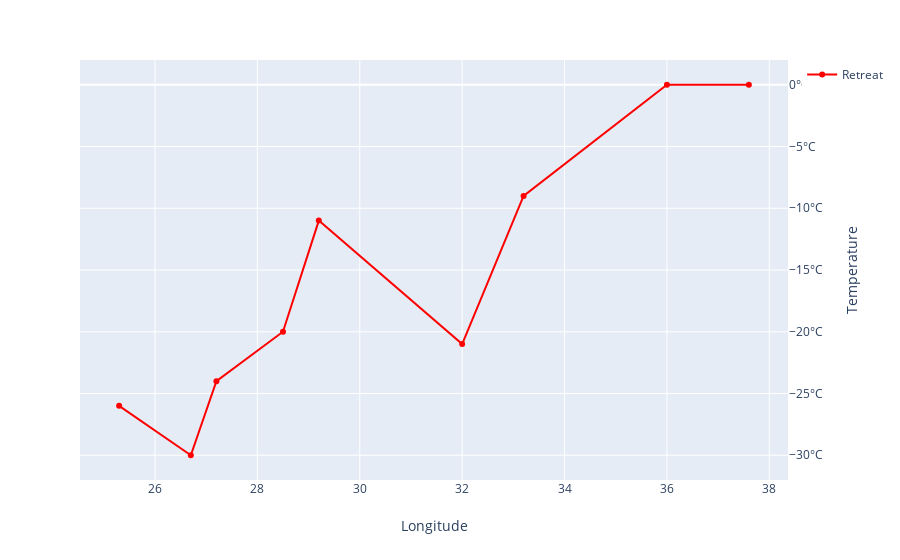

The notebook cell this image was saved under:
### Markdown cell above
## Combine the above plots (Cities, Troops paths and temperature variation)

### Code cell
import plotly.express as px
fig = (px.scatter_mapbox(df_troops_1, lat="lat", lon="long", size="survivors", color="direction",
           hover_name="survivors", size_max=38, zoom=5.1).update_traces(mode='lines+markers',showlegend=True,
           line=dict(width=2.5
            )))



fig.add_trace( go.Scattermapbox(
        lat=df_cities['lat'],
        lon=df_cities['long'],
        mode='markers+text',
        showlegend = False,
        textposition = "top center",
        marker=go.scattermapbox.Marker(
            size=9,
            color = "black"
            
        ),
            textfont=dict(
                color='black',
                family = 'Times New Roman'
            ),
        text=df_cities['city'],
    ))

fig.update_layout(
      title={
        'text': "Advance and Retreat path of Troops (Group-1)",
        'y':0.95,
        'x':0.5,
        'xanchor': 'center',
        'yanchor': 'top'},
    xaxis = dict(
        title_standoff = 25),
    yaxis = dict(
        title_standoff = 25))

fig.show()


df_temp = pd.read_csv('minard-temp.csv')
df_temp.head()

fig = (px.line(df_temp, x="long", y="temp").update_traces(mode='lines+markers',name="Retreat",showlegend=True,
                                                                                line=dict(color='red')))

fig.update_layout(
      title={
        'x':0.5,
        'xanchor': 'center',
        'yanchor': 'top'},
    xaxis = dict(
        title_text = "Longitude",
        title_standoff = 25),
    yaxis = dict(
        side = "right",
        title_text = "Temperature",
        title_standoff = 25,
        ticksuffix="°C"))


fig.show()



## Troops -2 

import plotly.express as px
fig = (px.scatter_mapbox(df_troops_2, lat="lat", lon="long", size="survivors", color="direction",
           hover_name="survivors", size_max=30, zoom=5.1).update_traces(mode='lines+markers',showlegend=True,
           line=dict(width=2.5
            )))



fig.add_trace( go.Scattermapbox(
        lat=df_cities['lat'],
        lon=df_cities['long'],
        mode='markers+text',
        showlegend = False,
        textposition = "top center",
        marker=go.scattermapbox.Marker(
            size=9,
            color = "black"
            
        ),
            textfont=dict(
                color='black',
                family = 'Times New Roman'
            ),
        text=df_cities['city'],
    ))

fig.update_layout(
      title={
        'text': "Advance and Retreat path of Troops (Group-2)",
        'y':0.95,
        'x':0.5,
        'xanchor': 'center',
        'yanchor': 'top'},
    xaxis = dict(
        title_standoff = 25),
    yaxis = dict(
        title_standoff = 25))

fig.show()


## Troops -3

import plotly.express as px
fig = (px.scatter_mapbox(df_troops_3, lat="lat", lon="long", size="survivors", color="direction",
           hover_name="survivors", size_max=30, zoom=5.1).update_traces(mode='lines+markers',showlegend=True,
           line=dict(width=2.5
            )))



fig.add_trace( go.Scattermapbox(
        lat=df_cities['lat'],
        lon=df_cities['long'],
        mode='markers+text',
        showlegend = False,
        textposition = "top center",
        marker=go.scattermapbox.Marker(
            size=9,
            color = "black"
            
        ),
            textfont=dict(
                color='black',
                family = 'Times New Roman'
            ),
        text=df_cities['city'],
    ))

fig.update_layout(
      title={
        'text': "Advance and Retreat path of Troops (Group-3)",
        'y':0.95,
        'x':0.5,
        'xanchor': 'center',
        'yanchor': 'top'},
    xaxis = dict(
        title_standoff = 25),
    yaxis = dict(
        title_standoff = 25))

fig.show()

### Figure 1 — Plotly figure (JSON) as saved in the notebook; plotly's stock layout.template omitted (floating-point values rounded to 4 significant figures)
{"data": [{"hoverlabel": {"namelength": 0}, "hovertemplate": "long=%{x}<br>temp=%{y}", "legendgroup": "", "line": {"color": "red", "dash": "solid"}, "mode": "lines+markers", "name": "Retreat", "showlegend": true, "type": "scatter", "x": [37.6, 36, 33.2, 32, 29.2, 28.5, 27.2, 26.7, 25.3], "xaxis": "x", "y": [0, 0, -9, -21, -11, -20, -24, -30, -26], "yaxis": "y"}], "layout": {"legend": {"tracegroupgap": 0}, "margin": {"t": 60}, "title": {"x": 0.5, "xanchor": "center", "yanchor": "top"}, "xaxis": {"anchor": "y", "domain": [0, 1], "title": {"standoff": 25, "text": "Longitude"}}, "yaxis": {"anchor": "x", "domain": [0, 1], "side": "right", "ticksuffix": "°C", "title": {"standoff": 25, "text": "Temperature"}}}}
